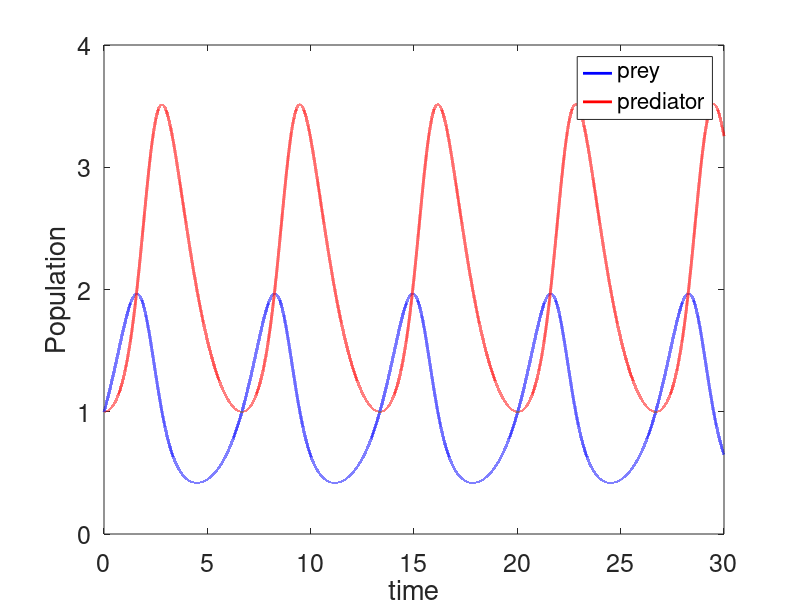
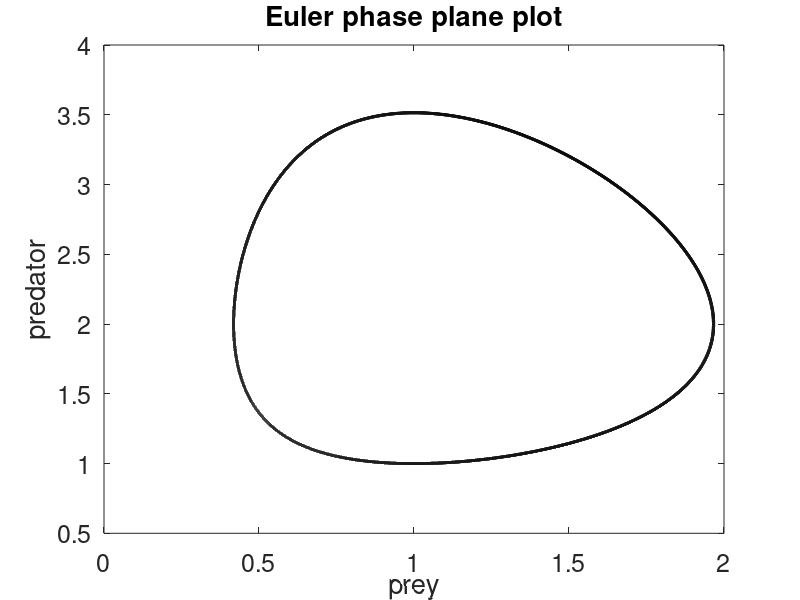

MATLAB code to generate these figures, in order:

clc
clear
close all


dt=1E-4;
t=0:dt:30;

a=1.2;
b=0.6;
c=0.8;
d=0.8;

x0=1;
y0=1;

lt=length(t)-1;
x=zeros(size(t));
x(1,1)=x0;
y=zeros(size(t));
y(1,1)=y0;

for i=1:lt %numerical solution
    x(1,i+1)=dt*(a*x(1,i)-b*x(1,i)*y(1,i))+x(1,i);
    y(1,i+1)=dt*(-c*y(1,i)+d*x(1,i)*y(1,i))+y(1,i);
end


fs=18;

figure
h=plot(t,x,'LineWidth',2,'Color','b');
hold on
h=plot(t,y,'LineWidth',2,'Color','r');
xlabel('time','fontsize',fs);
ylabel('Population','fontsize',fs);
set(gca,'fontsize',fs);
legend('prey','prediator')

figure
h=plot(x,y,'LineWidth',2,'Color','k');
xlabel('prey','fontsize',fs);
ylabel('predator','fontsize',fs);
title('Euler phase plane plot','fontsize',fs);
set(gca,'fontsize',fs);


